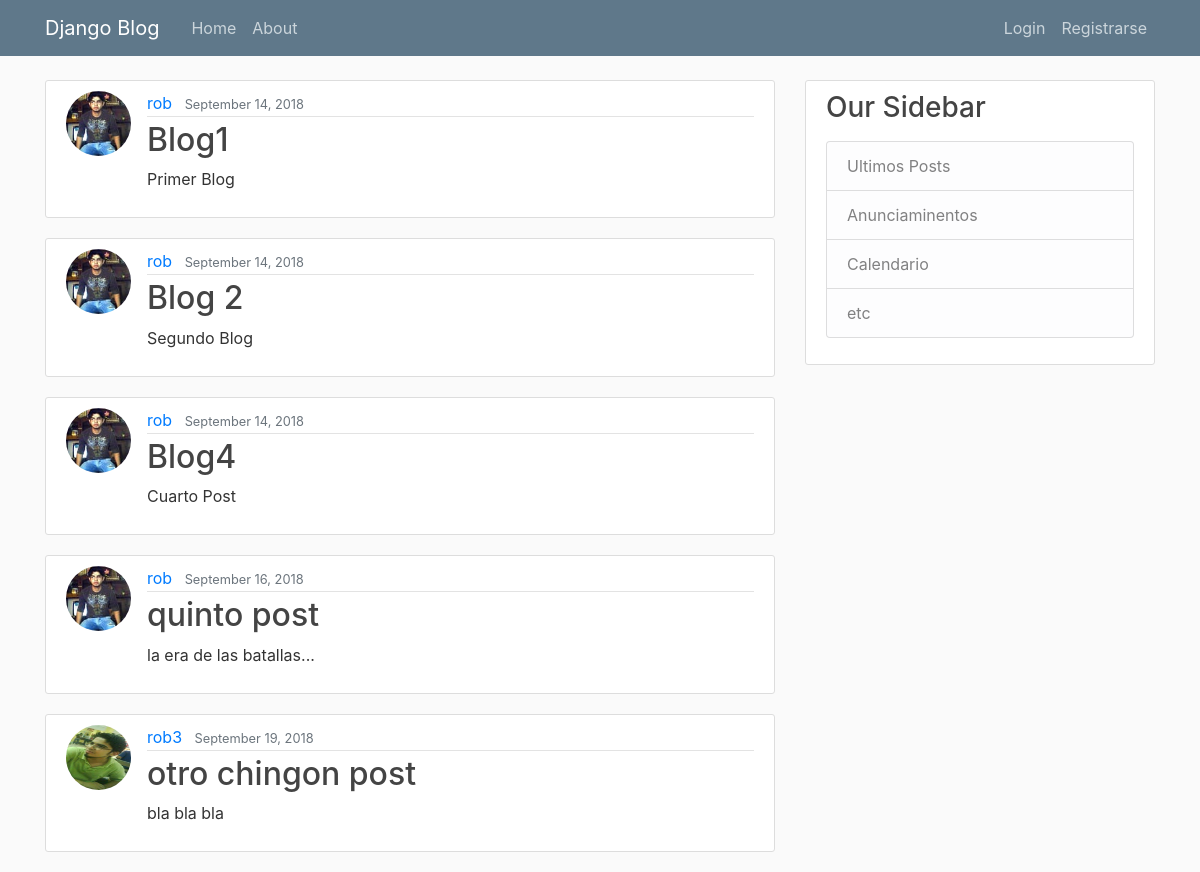
The page / on the database its author committed.
### blog/models.py (models this page shows, shortened)
class Post(models.Model):
    titulo = models.CharField(max_length=100)
    contenido = models.TextField()
    fecha_posted= models.DateTimeField(default=timezone.now)
    autor= models.ForeignKey(User,on_delete=models.CASCADE)

### users/models.py (models this page shows, shortened)
class Profile(models.Model):
    user = models.OneToOneField(User,on_delete=models.CASCADE)
    image= models.ImageField(default='default.jpg',upload_to='profile_pics')

### blog/views.py (the view)
# urls.py: path('',views.home,name='blog-home'),
def home(request):
    context ={
        'posts': Post.objects.all()
    }
    return render(request,'blog/home.html',context)

### blog/templates/blog/home.html
{% extends 'blog/base.html' %}
{% block content  %}
    {% for post in posts %}
     <article class="media content-section">
          <img class="rounded-circle article-img" src="{{ post.autor.profile.image.url }}" >
          <div class="media-body">
            <div class="article-metadata">
              <a class="mr-2" href="#">{{ post.autor}}</a>
              <small class="text-muted">{{ post.fecha_posted|date:"F d, Y" }}</small>
            </div>
            <h2><a class="article-title" href="#">{{ post.titulo }}</a></h2>
            <p class="article-content">{{ post.contenido }}</p>
          </div>
      </article>
    {% endfor %}
{% endblock content  %}

### blog/templates/blog/base.html (shortened to what this page needs)
{% load static %}
<!DOCTYPE html>
<html lang="en">
<head>
    <link rel="stylesheet" href="https://stackpath.bootstrapcdn.com/bootstrap/4.1.3/css/bootstrap.min.css">
    <link rel="stylesheet" href="{% static 'blog/main.css' %}">
</head>
<body>
  <header class="site-header">
      <nav class="navbar navbar-expand-md navbar-dark bg-steel fixed-top">
          <div class="container">
            <a class="navbar-brand mr-4" href="/">Django Blog</a>
            <div class="collapse navbar-collapse" id="navbarToggle">
              <div class="navbar-nav mr-auto">
                <a class="nav-item nav-link" href="{% url 'blog-home' %}">Home</a>
                <a class="nav-item nav-link" href="{% url 'blog-about'%}">About</a>
              </div>
              <div class="navbar-nav">
               {% if user.is_authenticated %}
                <a class="nav-item nav-link" href="{% url 'profile' %}">Perfil</a>
                <a class="nav-item nav-link" href="{% url 'logout' %}">Logout</a>
               {% else %}
                <a class="nav-item nav-link" href="{% url 'login' %}">Login</a>
                <a class="nav-item nav-link" href="{% url 'register' %}">Registrarse</a>
               {% endif %}
              </div>
            </div>
          </div>
        </nav>
  </header>
  <main role="main" class="container">
      <div class="row">
        <div class="col-md-8">
        {% block content %}{% endblock %}
        </div>
        <div class="col-md-4">
          <div class="content-section">
            <h3>Our Sidebar</h3>
            <p class='text-muted'>
              <ul class="list-group">
                <li class="list-group-item list-group-item-light">Ultimos Posts</li>
                <li class="list-group-item list-group-item-light">Anunciaminentos</li>
                <li class="list-group-item list-group-item-light">Calendario</li>
                <li class="list-group-item list-group-item-light">etc</li>
              </ul>
            </p>
          </div>
        </div>
      </div>
    </main>
  </body>
</body>
</html>

### blog/static/blog/main.css (style rules this page uses)
body { background: #fafafa; color: #333333; margin-top: 5rem; }
h1, h2, h3, h4, h5, h6 { color: #444444; }
ul { margin: 0; }
.bg-steel { background-color: #5f788a; }
.site-header .navbar-nav .nav-link { color: #cbd5db; }
.content-section { background: #ffffff; padding: 10px 20px; border: 1px solid #dddddd; border-radius: 3px; margin-bottom: 20px; }
.article-title { color: #444444; }
.article-content { white-space: pre-line; }
.article-img { height: 65px; width: 65px; margin-right: 16px; }
.article-metadata { padding-bottom: 1px; margin-bottom: 4px; border-bottom: 1px solid #e3e3e3 }

### rows shown on the page
Post: autor.profile.image (picture), autor "rob", fecha_posted "September 14, 2018", titulo "Blog1", contenido "Primer Blog"
Post: autor.profile.image (picture), autor "rob", fecha_posted "September 14, 2018", titulo "Blog 2", contenido "Segundo Blog"
Post: autor.profile.image (picture), autor "rob", fecha_posted "September 14, 2018", titulo "Blog4", contenido "Cuarto Post"
Post: autor.profile.image (picture), autor "rob", fecha_posted "September 16, 2018", titulo "quinto post", contenido "la era de las batallas..."
Post: autor.profile.image (picture), autor "rob3", fecha_posted "September 19, 2018", titulo "otro chingon post", contenido "bla bla bla"
